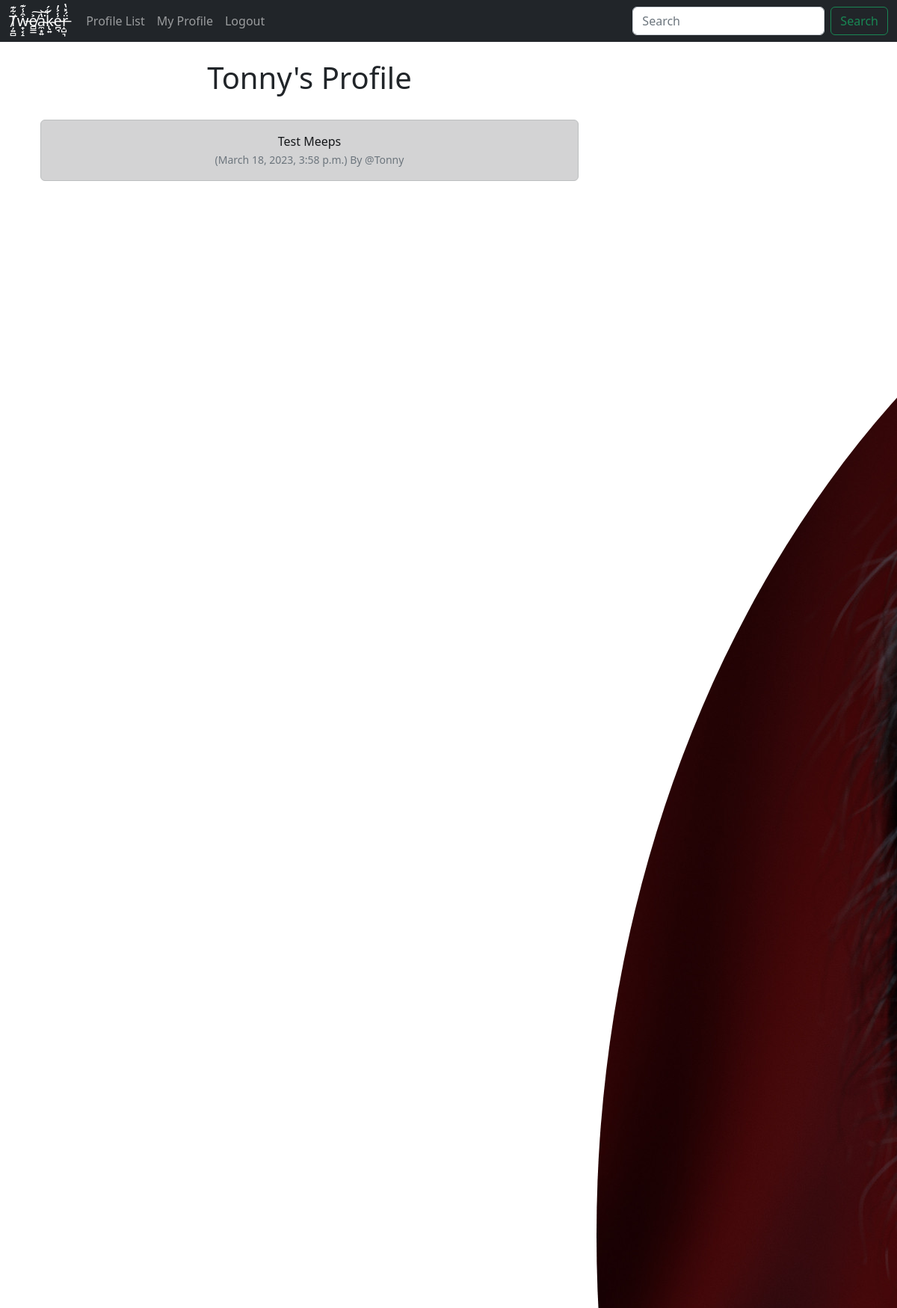
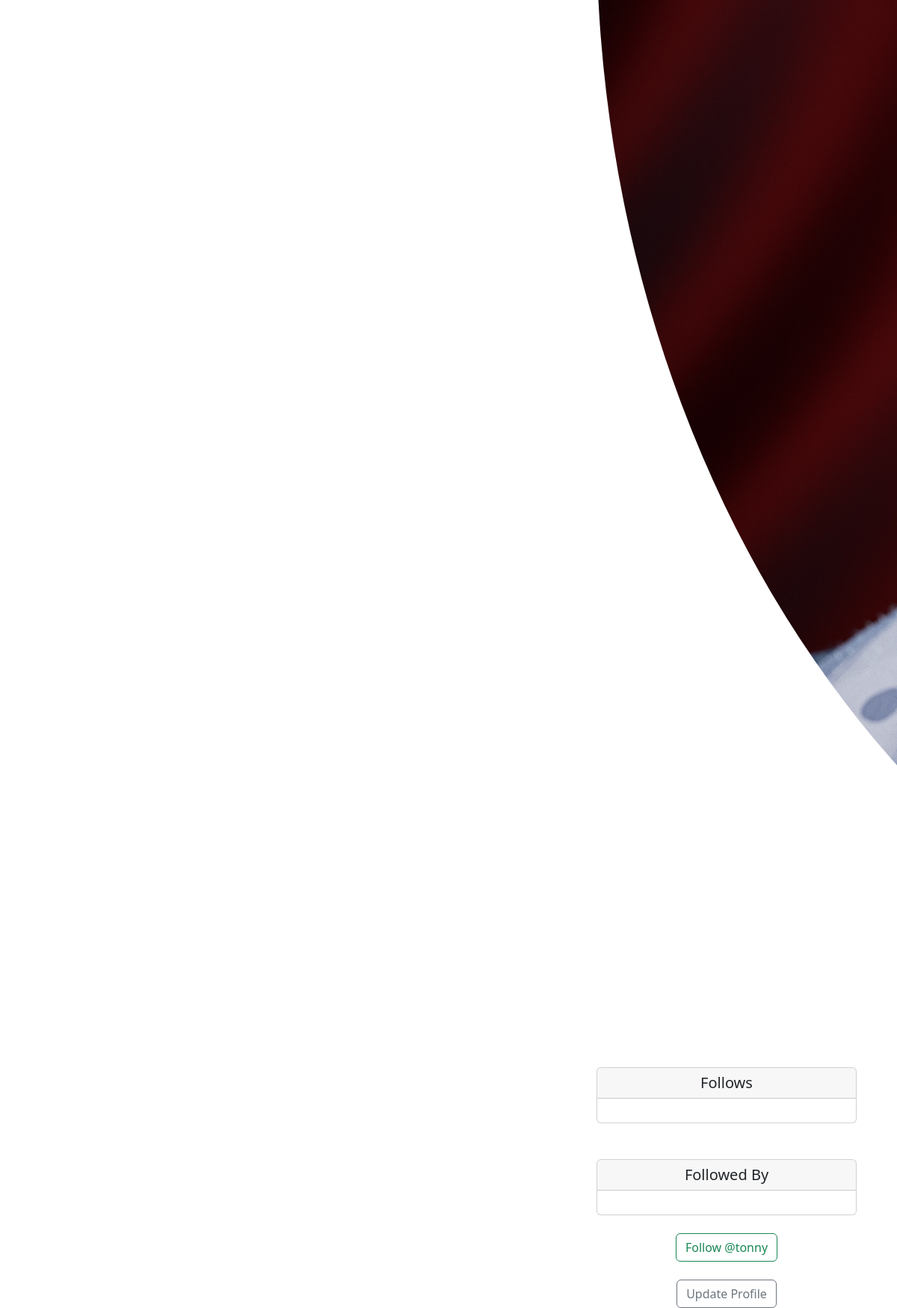
The page /profile/2 (signed in) on the database as committed earlier (2 pictures, top to bottom).
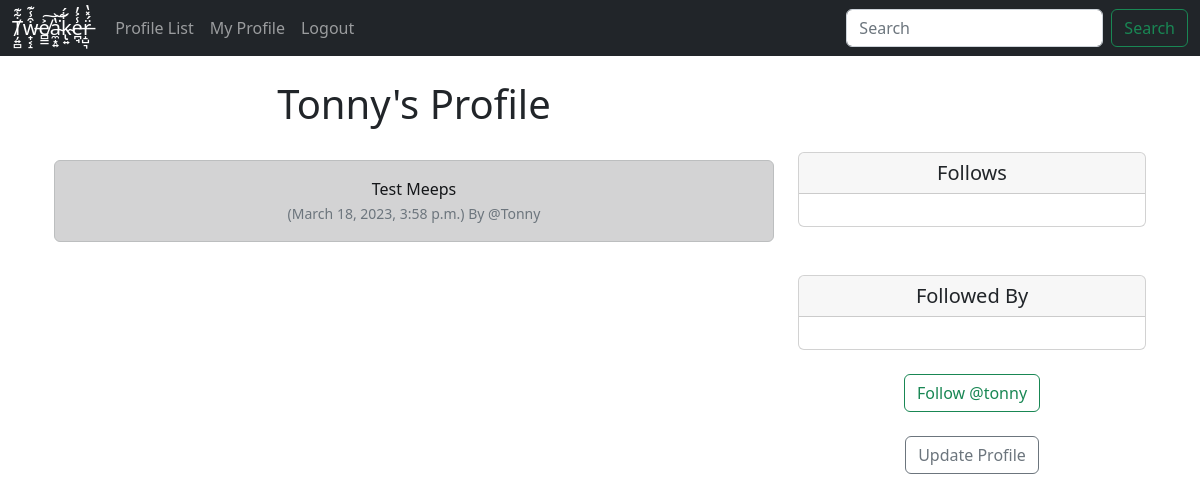
The same page on the database as committed later.
### tweaker/models.py (models this page shows, shortened)
class Profile(models.Model):
	user = models.OneToOneField(User, on_delete=models.CASCADE)
	follows = models.ManyToManyField("self",
		related_name="followed_by",
		symmetrical=False,
		blank=True)
	date_modified = models.DateTimeField(User, auto_now=True)
	profile_image = models.ImageField(null=True, blank=True, upload_to="images/")

class Meep(models.Model):
	user = models.ForeignKey(
		User, related_name="meeps",
		on_delete=models.DO_NOTHING
		)
	body = models.CharField(max_length=200)
	created_at = models.DateTimeField(auto_now_add=True)

### tweaker/views.py (the view, shortened to what this page needs)
# urls.py: path('profile/<int:pk>', views.profile, name='profile'),
def profile(request, pk):
	if request.user.is_authenticated:
		profile = Profile.objects.get(user_id=pk)
		meeps = Meep.objects.filter(user_id=pk).order_by("-created_at")
		return render(request, "profile.html", {"profile":profile, "meeps":meeps})
	else:
		messages.success(request, ("You Must Be Logged In To View This Page..."))
		return redirect('index')

### tweaker/templates/profile.html (shortened to what this page needs)
{% extends 'base.html' %}
{% block content %}
{% if profile %}
	<div class="container text-center">
		<div class="row">
			<div class="col-8">
				<h1>{{ profile.user.username }}'s Profile</h1>
				<br/>
				{% if meeps %}
					{% for meep in meeps %}
						<div class="alert alert-dark" role="alert">
						  {{ meep.body }}<br/>
			  				<small class="text-muted">
			  					({{ meep.created_at}}) By
			  					@{{ meep.user.username }}
			  				</small>
						</div><br/><br/>
					{% endfor %}
				{% endif %}
			</div>
			<div class="col-4">
				<br/><br/><br/>
				{% if profile.profile_image %}
				<img src="{{ profile.profile_image.url }}"
				 class="rounded-circle">
				<br/><br/>
				{% endif %}
				<div class="card">
  <h5 class="card-header">Follows</h5>
  <div class="card-body">
  </div>
</div>
			<br/><br/>
			<div class="card">
  <h5 class="card-header">Followed By</h5>
  <div class="card-body">
  </div>
</div>
<br/>
<form method=POST>
{% if profile in user.profile.follows.all %}
 	<button class="btn btn-outline-danger" name="follow" value="unfollow" type="submit">
 		Unfollow @{{ profile.user.username|lower}}
 	</button>
{% else %}
	<button class="btn btn-outline-success" name="follow" value="follow" type="submit">
 		Follow @{{ profile.user.username|lower}}
 	</button>
{% endif %}
</form>
<br/>
	{% if request.user.id == profile.user.id %}
		<a href="{% url 'update_user' %}" class="btn btn-outline-secondary">Update Profile</a>
	{% endif %}
			</div>
		</div>
	</div>
{% endif %}
{% endblock %}

### tweaker/templates/base.html (shortened to what this page needs)
<!doctype html>
<html lang="en">
  <head>
    <link href="https://cdn.jsdelivr.net/npm/bootstrap@5.2.3/dist/css/bootstrap.min.css" rel="stylesheet">
  </head>
  <body>
    {% include 'navbar.html'%}
    <div class="container">
      <br/>
      {% block content %}
      {% endblock %}
    </div>
  </body>
</html>

### tweaker/templates/navbar.html (shortened to what this page needs)
<nav class="navbar navbar-expand-lg navbar-dark bg-dark">
  <div class="container-fluid">
    <a class="navbar-brand" href="{% url 'index' %}">Ț̸͍̻͋͊w̵̟͔̝͒̾͊e̸̻͇͐͠a̴̼͙͍̔͘͝k̴̢͍͋́e̵̪̘̾͐̓r̵̝̺͉̈́̽̔</a>
    <div class="collapse navbar-collapse" id="navbarSupportedContent">
      <ul class="navbar-nav me-auto mb-2 mb-lg-0">
        <li class="nav-item">
          <a class="nav-link"
          href="{% url 'profile_list' %}">Profile List</a>
        </li>
        {% if user.is_authenticated %}
        <li class="nav-item">
          <a class="nav-link"
          href="{% url 'profile' request.user.id %}">My Profile</a>
        </li>
        <li class="nav-item">
          <a class="nav-link"
          href="{% url 'logout' %}">Logout</a>
        </li>
        {% endif %}
      </ul>
      <form class="d-flex" role="search">
        <input class="form-control me-2" type="search" placeholder="Search" aria-label="Search">
        <button class="btn btn-outline-success" type="submit">Search</button>
      </form>
    </div>
  </div>
</nav>

Rows that differ between the two databases and show on the page:
changed Profile "Tonny": profile_image: picture removed
